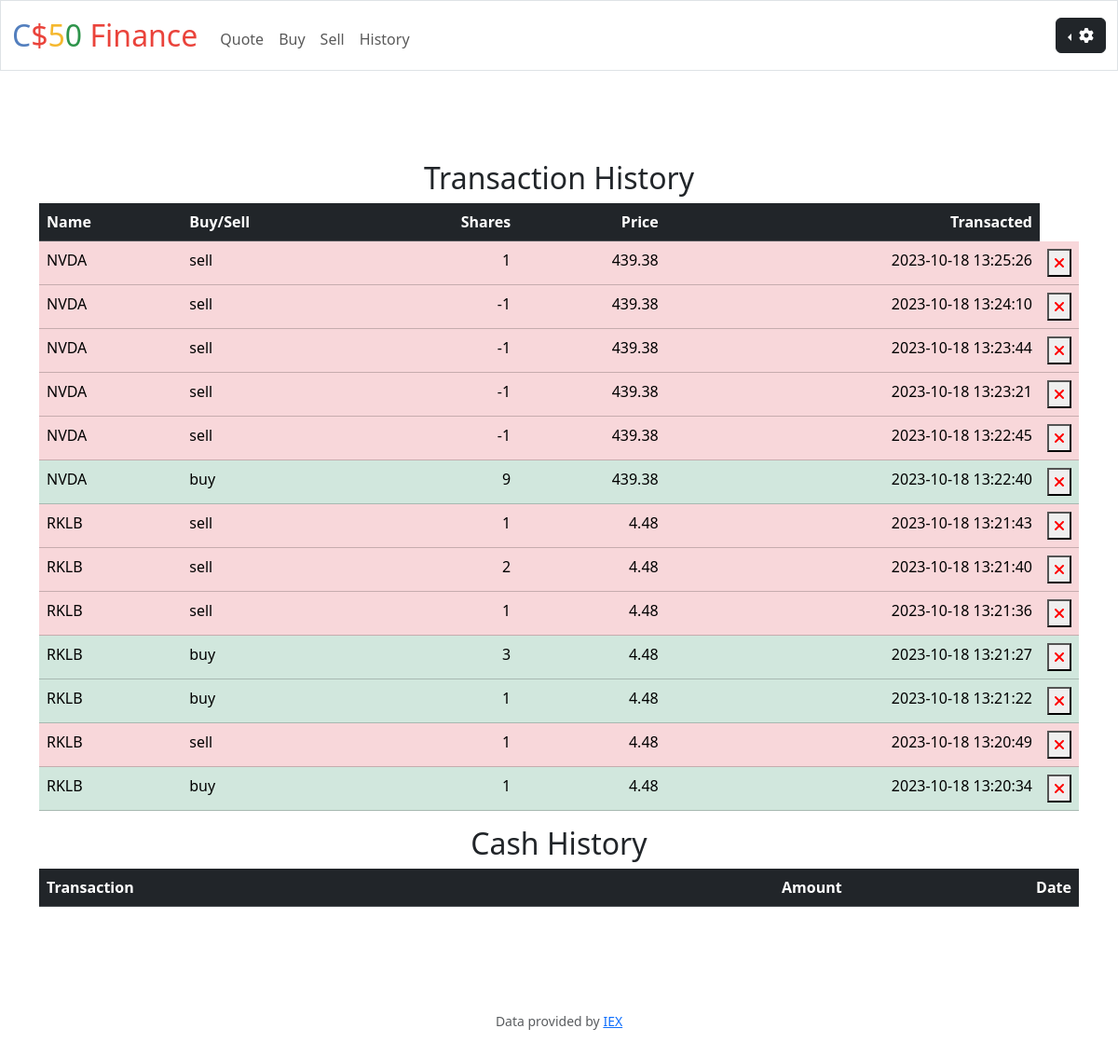
Screenshot of /history (signed in) with the database file from the repository.
### tables this page shows
CREATE TABLE transactions (
    id INTEGER PRIMARY KEY AUTOINCREMENT NOT NULL,
    user_id INTEGER NOT NULL,
    symbol TEXT NOT NULL,
    name TEXT NOT NULL,
    shares INTEGER NOT NULL,
    price NUMERIC NOT NULL,
    transaction_type TEXT NOT NULL,
    transaction_time DATETIME NOT NULL DEFAULT CURRENT_TIMESTAMP,
    FOREIGN KEY(user_id) REFERENCES users(id)
);

### app.py (the view)
@app.route("/history")
@login_required
def history():
    user_id = session.get("user_id")
    history_data = db.execute("SELECT * FROM transactions WHERE user_id = ? ORDER BY transaction_time DESC", user_id)
    cashHistory = db.execute("SELECT * FROM cashHistory WHERE user_id = ? ORDER BY transaction_time DESC", user_id)
    return render_template("history.html", history_data=history_data, cashHistory=cashHistory)

### app.py (called while the page is built)
@app.after_request
def after_request(response):
    response.headers["Cache-Control"] = "no-cache, no-store, must-revalidate"
    response.headers["Expires"] = 0
    response.headers["Pragma"] = "no-cache"
    return response

### helpers.py (called while the page is built)
def login_required(f):
    @wraps(f)
    def decorated_function(*args, **kwargs):
        if session.get("user_id") is None:
            return redirect("/login")
        return f(*args, **kwargs)
    return decorated_function

### templates/history.html (shortened to what this page needs)
{% extends "layout.html" %}
{% block main %}
    <main class="container py-5 text-center">
        <h2>Transaction History</h2>
        <table id="sortable-table" class="table table-dark table-hover">
            <thead>
                <tr>
                    <th class="text-start">Name</th>
                    <th class="text-start">Buy/Sell</th>
                    <th class="text-end" >Shares</th>
                    <th class="text-end">Price</th>
                    <th class="text-end">Transacted</th>
                </tr>
            </thead>
            <tbody>
                {% for history_data in history_data %}
                    {% if history_data.transaction_type == "buy" %}
                        <tr class="table-success">
                            <td class="text-start">{{ history_data.name }}</td>
                            <td class="text-start">{{ history_data.transaction_type }}</td>
                            <td class="text-end">{{ history_data.shares }}</td>
                            <td class="text-end">{{ history_data.price }}</td>
                            <td class="text-end">{{ history_data.transaction_time}} </td>
                            <td style="width:20px">
                                <form action="/delete" method="post">
                                    <button type="submit">
                                        <i class="fas fa-times" style="color: red;"></i>
                                    </button>
                                </form>
                            </td>
                        </tr>
                    {% elif history_data.transaction_type == "sell" %}
                        <tr class="table-danger">
                            <td class="text-start">{{ history_data.name }}</td>
                            <td class="text-start">{{ history_data.transaction_type }}</td>
                            <td class="text-end">{{ history_data.shares }}</td>
                            <td class="text-end">{{ history_data.price }}</td>
                            <td class="text-end">{{ history_data.transaction_time}} </td>
                            <td style="width:20px">
                                <form action="/delete" method="post">
                                    <button type="submit">
                                        <i class="fas fa-times" style="color: red;"></i>
                                    </button>
                                </form>
                            </td>
                        </tr>
                    {% endif %}
                {% endfor %}
            </tbody>
        </table>
        <h2>Cash History</h2>
        <table id="sortable-table" class="table table-dark table-hover">
            <thead>
                <tr>
                    <th class="text-start">Transaction</th>
                    <th class="text-end">Amount</th>
                    <th class="text-end">Date</th>
                </tr>
            </thead>
        </table>
    </main>
{% endblock %}

### rows the page displays
transactions: name "NVDA", transaction_type "sell", shares "1", price "439.38", transaction_time "2023-10-18 13:25:26"
transactions: name "NVDA", transaction_type "sell", shares "-1", price "439.38", transaction_time "2023-10-18 13:24:10"
transactions: name "NVDA", transaction_type "sell", shares "-1", price "439.38", transaction_time "2023-10-18 13:23:44"
transactions: name "NVDA", transaction_type "sell", shares "-1", price "439.38", transaction_time "2023-10-18 13:23:21"
transactions: name "NVDA", transaction_type "sell", shares "-1", price "439.38", transaction_time "2023-10-18 13:22:45"
transactions: name "NVDA", transaction_type "buy", shares "9", price "439.38", transaction_time "2023-10-18 13:22:40"
transactions: name "RKLB", transaction_type "sell", shares "1", price "4.48", transaction_time "2023-10-18 13:21:43"
transactions: name "RKLB", transaction_type "sell", shares "2", price "4.48", transaction_time "2023-10-18 13:21:40"
transactions: name "RKLB", transaction_type "sell", shares "1", price "4.48", transaction_time "2023-10-18 13:21:36"
transactions: name "RKLB", transaction_type "buy", shares "3", price "4.48", transaction_time "2023-10-18 13:21:27"
transactions: name "RKLB", transaction_type "buy", shares "1", price "4.48", transaction_time "2023-10-18 13:21:22"
transactions: name "RKLB", transaction_type "sell", shares "1", price "4.48", transaction_time "2023-10-18 13:20:49"
transactions: name "RKLB", transaction_type "buy", shares "1", price "4.48", transaction_time "2023-10-18 13:20:34"
